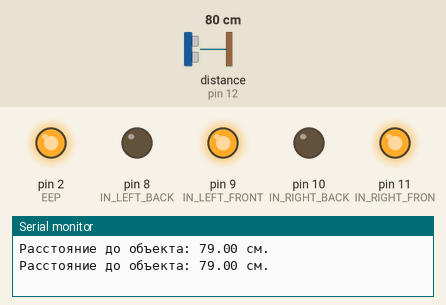
This sketch was run on a simulated Arduino Uno, built with avr-gcc and run on an emulated ATmega328P. On the bench: output pins drawn as LEDs (lit = HIGH), the last lines printed to the serial monitor. Wiring (inferred from the names in the program): ultrasonic range finder: trigger pin 13; echo pin 12. Dashed ring = blinking. The test bench sets the inputs (shaded band); at power-on: distance to the obstacle (sensor on pin 12) 80 cm. The echo pulse lasts 58.3 µs per cm; pins used as bus, display or sensor lines are not drawn.

Above: at 1.8 s.
1.9 s: distance to the obstacle (sensor on pin 12) set to 6 cm
3.4 s: distance to the obstacle (sensor on pin 12) set to 3 cm
At 4.8 s:
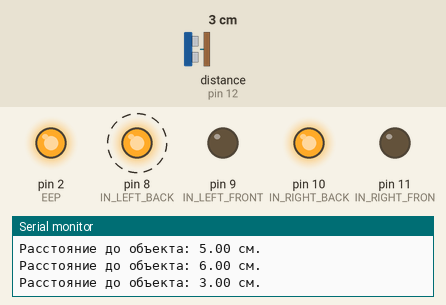
7.5 s: distance to the obstacle (sensor on pin 12) set to 9 cm
At 8.5 s:
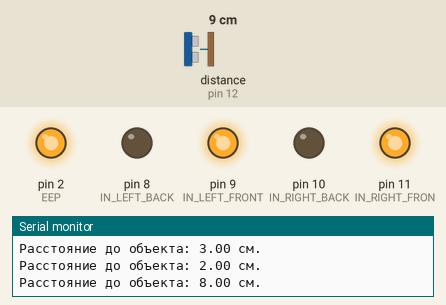
9.5 s: distance to the obstacle (sensor on pin 12) set to 2 cm
At 11.8 s:
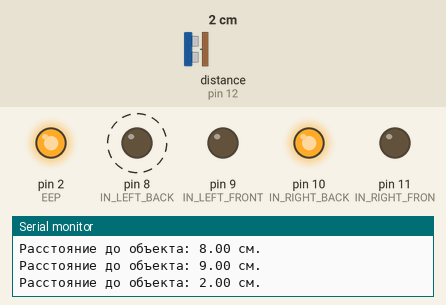
Timing chart, 0 to 14.6 s (numbered marks = the images above; inputs shaded):
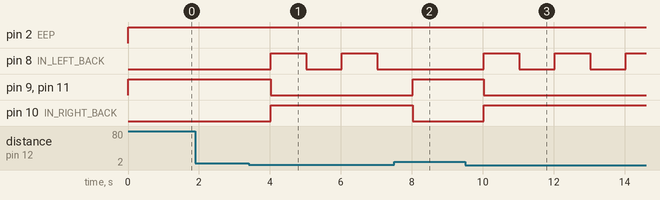

Measured:
- the behaviour switches between 5 and 4 cm on distance to the obstacle (sensor on pin 12) (found by bisection; images 0 and 1)
- after the input at 3.4 s, pin 8 (IN_LEFT_BACK): alternates HIGH for 1.0 s and LOW for 1.0 s, starting after 0.62 s; pin 9 (IN_LEFT_FRONT), pin 11 (IN_RIGHT_FRON): HIGH → LOW after 0.62 s; pin 10 (IN_RIGHT_BACK): LOW → HIGH after 0.62 s
- after the input at 7.5 s, pin 8 (IN_LEFT_BACK): stays LOW (without the input it goes to HIGH after 0.52 s); pin 9 (IN_LEFT_FRONT), pin 11 (IN_RIGHT_FRON): LOW → HIGH after 0.52 s; pin 10 (IN_RIGHT_BACK): HIGH → LOW after 0.52 s
- after the input at 9.5 s, pin 8 (IN_LEFT_BACK): alternates HIGH for 1.0 s and LOW for 1.0 s, starting after 0.52 s; pin 9 (IN_LEFT_FRONT), pin 11 (IN_RIGHT_FRON): HIGH → LOW after 0.52 s; pin 10 (IN_RIGHT_BACK): LOW → HIGH after 0.52 s

The sketch:

start.ino
```cpp
// drv8833
#define EEP 2
#define IN_LEFT_FRONT 9
#define IN_LEFT_BACK 8
#define IN_RIGHT_FRON 11
#define IN_RIGHT_BACK 10

// hc-sr04
#define PIN_TRIG 13
#define PIN_ECHO 12

long duration, cm;

void setup() {
  Serial.begin (9600);

  pinMode(EEP, 1);

  pinMode(IN_LEFT_FRONT, 1);
  pinMode(IN_LEFT_BACK, 1);

  pinMode(IN_RIGHT_FRON, 1);
  pinMode(IN_RIGHT_BACK, 1);


  pinMode(PIN_TRIG, OUTPUT);
  pinMode(PIN_ECHO, INPUT);

  //delay(5000);
}

void loop() {
  digitalWrite(EEP, 1);

  float duration = getDuration();

  Serial.print("Расстояние до объекта: ");
  Serial.print(duration);
  Serial.println(" см.");

  if (duration > 3) {
    goFront();
  } else {
    goBack();
    goBackRigh();
  }
}

long getDuration() {
  digitalWrite(PIN_TRIG, LOW);
  delayMicroseconds(5);
  digitalWrite(PIN_TRIG, HIGH);

  // Выставив высокий уровень сигнала, ждем около 10 микросекунд. В этот момент датчик будет посылать сигналы с частотой 40 КГц.
  delayMicroseconds(10);
  digitalWrite(PIN_TRIG, LOW);

  //  Время задержки акустического сигнала на эхолокаторе.
  duration = pulseIn(PIN_ECHO, HIGH);

  // Теперь осталось преобразовать время в расстояние
  cm = (duration / 2) / 29.1;

  return cm;
}


void goFront() {
  digitalWrite(IN_LEFT_FRONT, 1);
  digitalWrite(IN_LEFT_BACK, 0);

  digitalWrite(IN_RIGHT_FRON, 1);
  digitalWrite(IN_RIGHT_BACK, 0);

  delay(1000);
}

void goBack() {
  digitalWrite(IN_LEFT_FRONT, 0);
  digitalWrite(IN_LEFT_BACK, 1);

  digitalWrite(IN_RIGHT_FRON, 0);
  digitalWrite(IN_RIGHT_BACK, 1);

  delay(1000);
}

void goBackLeft() {
  digitalWrite(IN_LEFT_FRONT, 0);
  digitalWrite(IN_LEFT_BACK, 1);

  digitalWrite(IN_RIGHT_FRON, 0);
  digitalWrite(IN_RIGHT_BACK, 0);

  delay(1000);
}

void goBackRigh() {
  digitalWrite(IN_LEFT_FRONT, 0);
  digitalWrite(IN_LEFT_BACK, 0);

  digitalWrite(IN_RIGHT_FRON, 0);
  digitalWrite(IN_RIGHT_BACK, 1);

  delay(1000);
}
```
